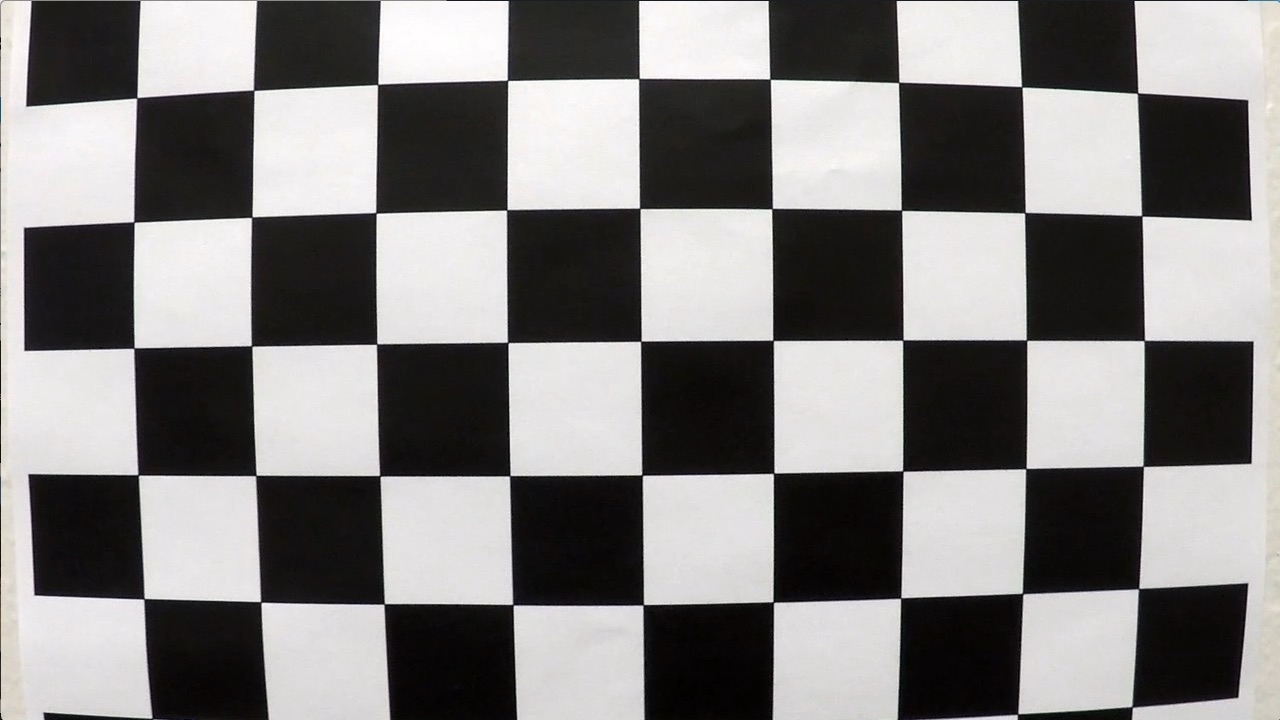
#> input picture camera_cal/calibration1.jpg, 1280 x 720 px; its folder holds 5 pictures in this run
$ python Correct.py
#> lines starting #> are read from the running program, lines starting #| are printed output that depends on the picture; after the words box and inside, x2 and y2 are one past the last pixel; in counts of white or black regions, pixels touching at a corner belong together
import numpy as np
import cv2
import glob
import matplotlib.pyplot as plt
import pickle


def undistort():
    nx = 6
    ny = 9
    dir = 'camera_cal/'
    images_names = 'calibration*.jpg'
    # Prepare object points, like (0,0,0), (1,0,0), (2,0,0) ....,(6,5,0)
    objp = np.zeros((nx * ny, 3), np.float32)
    objp[:, :2] = np.mgrid[0:ny, 0:nx].T.reshape(-1, 2)

    # Arrays to store object points and image points from all the images.
    objpoints = []  # 3d points in real world space
    imgpoints = []  # 2d points in image plane

    # Make a list of calibration images
    images = glob.glob(dir + images_names)

    # Step through the list and search for chessboard corners
    for idx, fname in enumerate(images):
        img = cv2.imread(fname)
#> img is the input picture: shape (720, 1280, 3); mean B, G, R 127.8, 128.4, 130.1
        gray = cv2.cvtColor(img, cv2.COLOR_BGR2GRAY)

        # Find the chessboard corners
        ret, corners = cv2.findChessboardCorners(gray, (ny, nx), None)
#> ret = False; corners = None

        # If found, add object points, image points
        if ret:
            objpoints.append(objp)
            imgpoints.append(corners)

            # Draw and display the corners
            cv2.drawChessboardCorners(img, (ny, nx), corners, ret)
            cv2.imshow('img', img)
            cv2.waitKey(500)
#> pass 2 of the loop in undistort, `for idx, fname in enumerate(images):`:
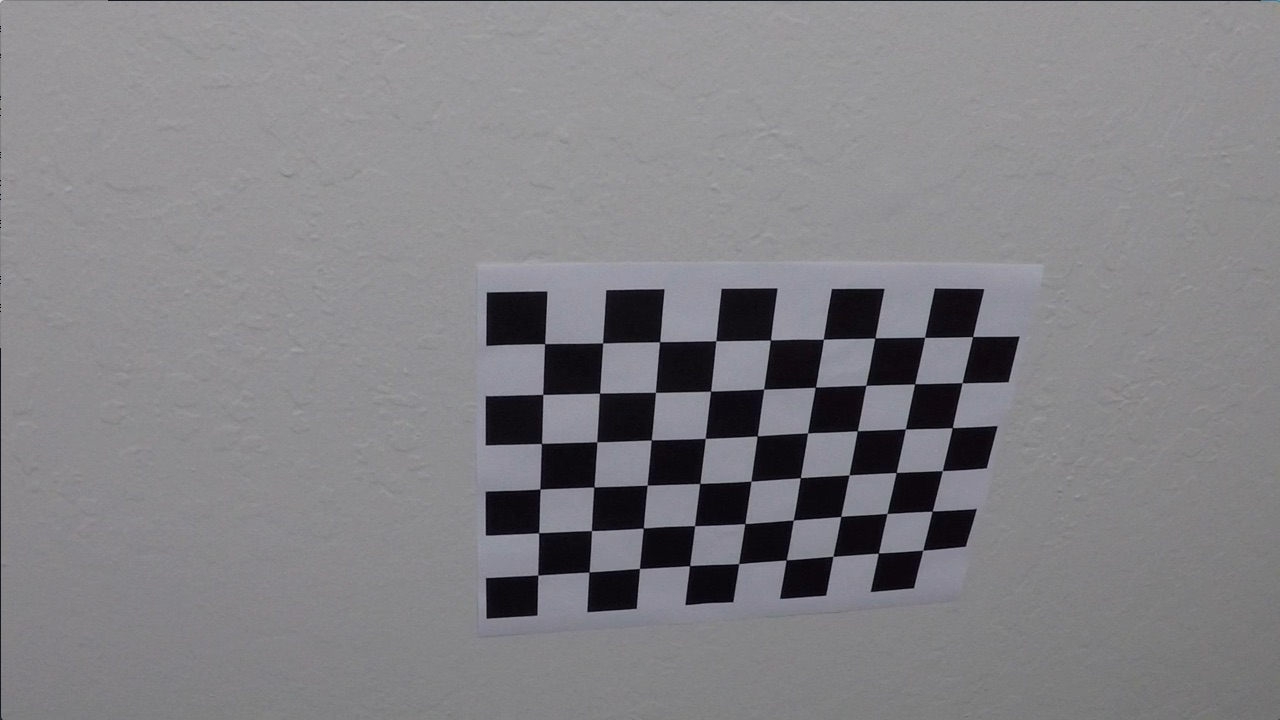
#> input picture camera_cal/calibration10.jpg, 1280 x 720 px
#> in undistort, img is the input picture: shape (720, 1280, 3); mean B, G, R 133.1, 129.4, 130.2
#> ret = True; corners = 54 rows, first 8: [545.3, 343.1], [602.7, 342.8], [660.1, 341.3], [715.8, 340.7], [770.6, 340], [823.5, 339.2], [874.3, 338.5], [925.1, 337.4]
#> in undistort, `cv2.drawChessboardCorners(img, (ny, nx), corners, ret)`:
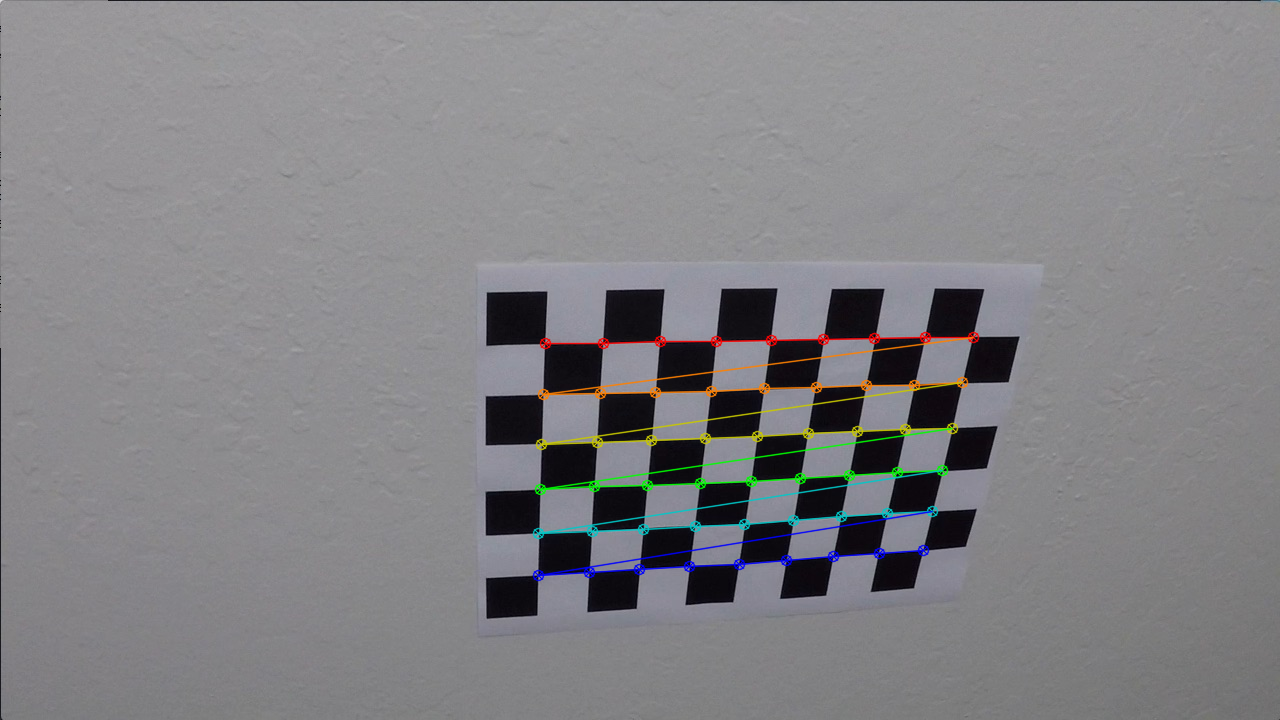
#> img: shape (720, 1280, 3); 1.91% of pixels changed, all inside (x1, y1, x2, y2) = (532, 331, 980, 582)
#> pass 3 of the loop in undistort, `for idx, fname in enumerate(images):`:
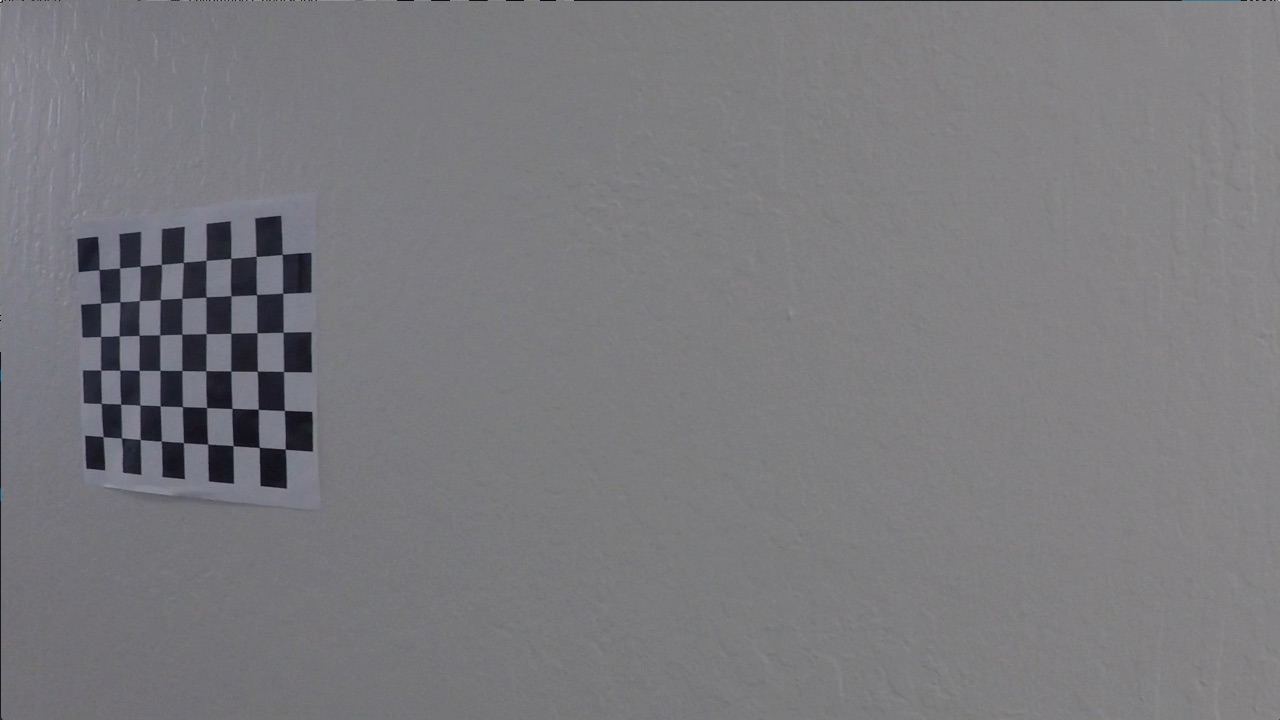
#> input picture camera_cal/calibration11.jpg, 1280 x 720 px
#> in undistort, img is the input picture: shape (720, 1280, 3); mean B, G, R 125.2, 121.7, 122.2
#> corners = 54 rows, first 8: [99.22, 269.6], [119.6, 268], [140.1, 266.1], [161.3, 264.5], [183.3, 262.5], [206.1, 260.3], [230.7, 258.2], [256.2, 256.3]
#> in undistort, `cv2.drawChessboardCorners(img, (ny, nx), corners, ret)`:
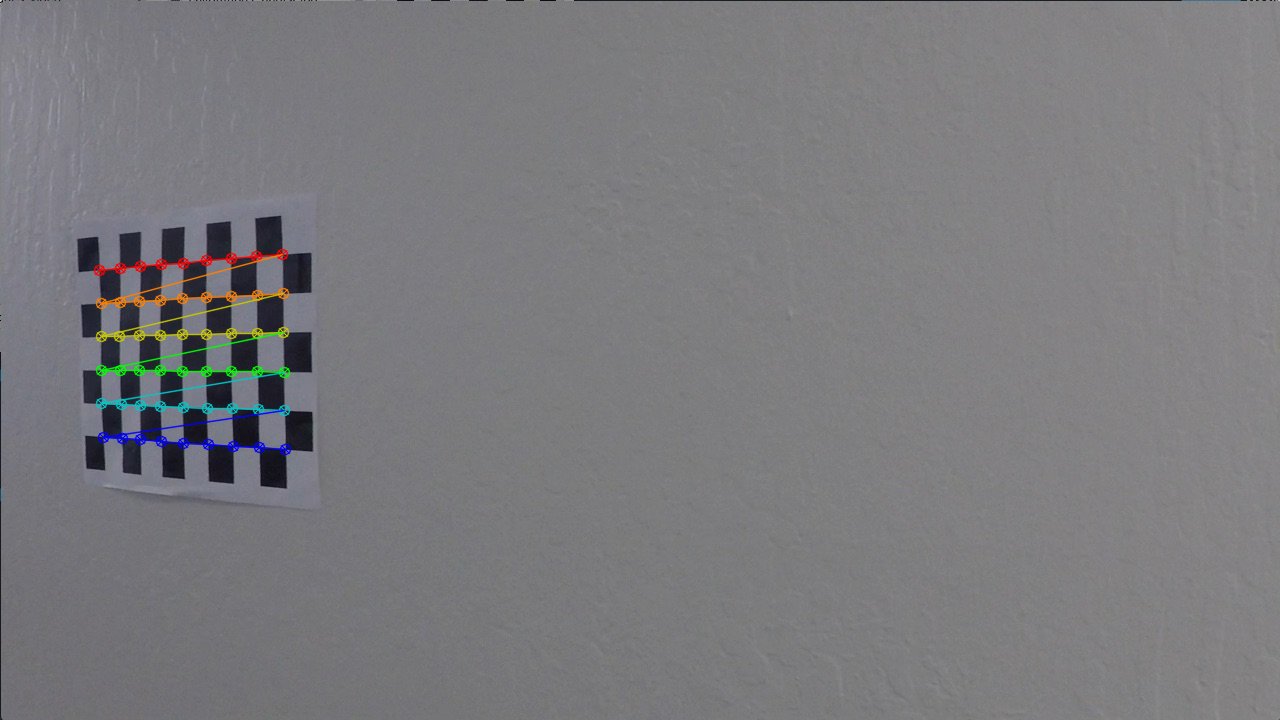
#> img: shape (720, 1280, 3); 1.11% of pixels changed, all inside (x1, y1, x2, y2) = (93, 248, 292, 456)
#> the loop made 4 passes; the first 3 are shown

    cv2.destroyAllWindows()

    # Test undistortion on an image
    img = cv2.imread(dir + 'test_image.jpg')
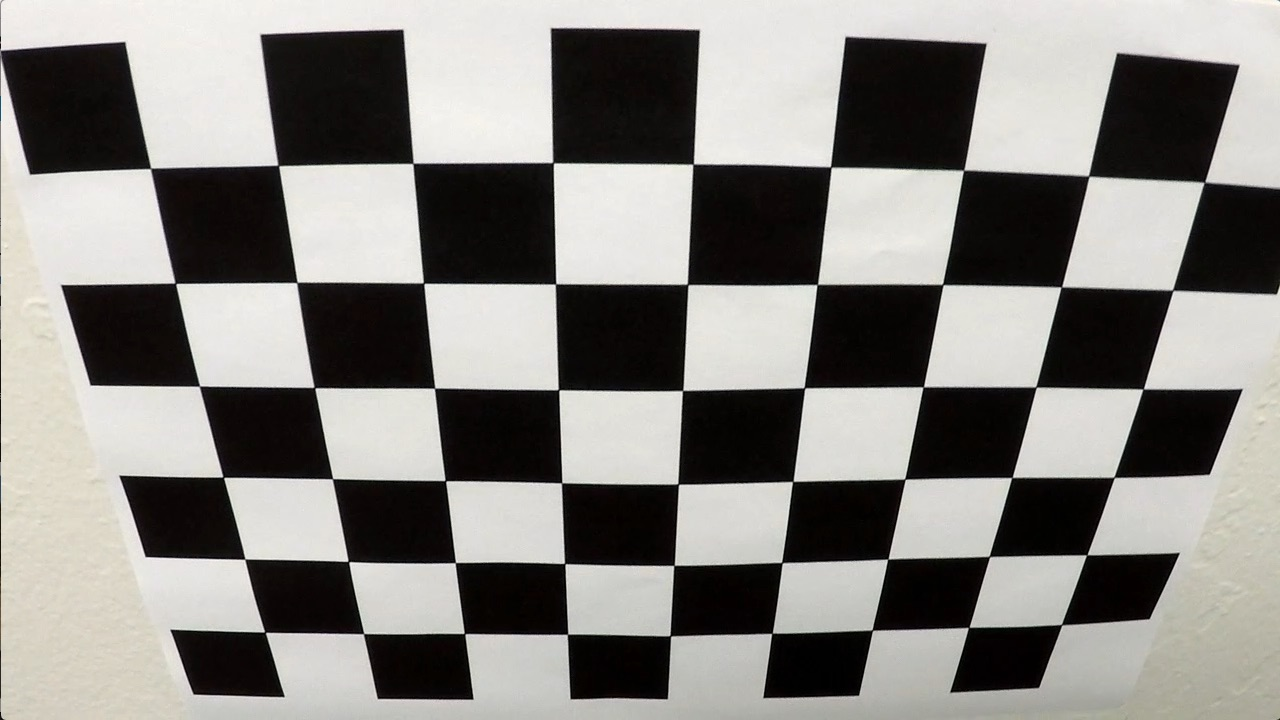
#> input picture camera_cal/test_image.jpg, 1280 x 720 px
#> img is the input picture: shape (720, 1280, 3); mean B, G, R 128.5, 132.4, 134.4
    img_size = (img.shape[1], img.shape[0])
#> img_size = (1280, 720)

    # Do camera calibration given object points and image points
    ret, mtx, dist, rvecs, tvecs = cv2.calibrateCamera(objpoints, imgpoints, img_size, None, None)

    dst = cv2.undistort(img, mtx, dist, None, mtx)
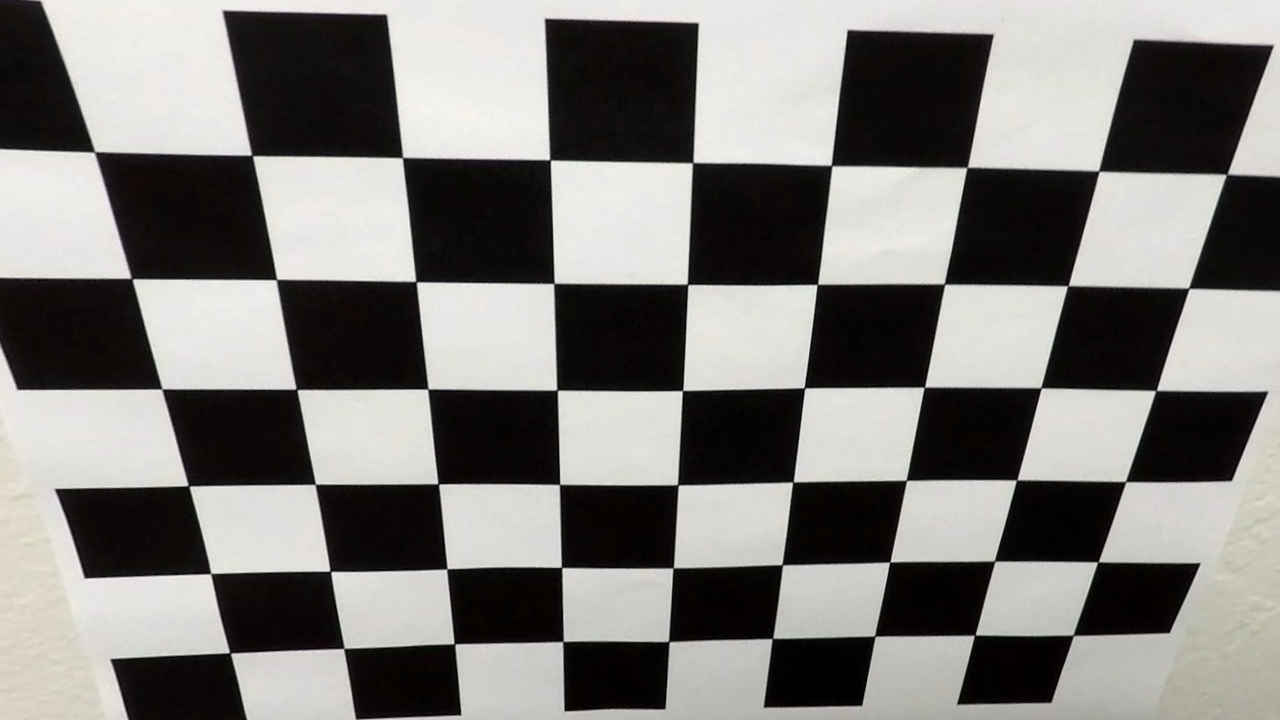
#> dst: shape (720, 1280, 3); mean B, G, R 121.2, 124.4, 126.3

    # Save the camera calibration result for later use (we won't worry about rvecs / tvecs)
    dist_pickle = {}
    dist_pickle["mtx"] = mtx
    dist_pickle["dist"] = dist
    pickle.dump(dist_pickle, open(dir + "wide_dist_pickle.p", "wb"))
    # Visualize undistortion
    f, (ax1, ax2) = plt.subplots(1, 2, figsize=(20, 10))
    ax1.imshow(img)
    ax1.set_title('Original Image', fontsize=30)
    ax2.imshow(dst)
    plt.show()
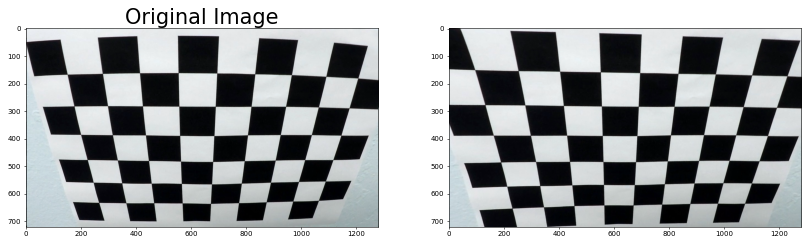
#> figure drawn by matplotlib, 2 panels; B, G, R data is drawn as R, G, B


undistort()
